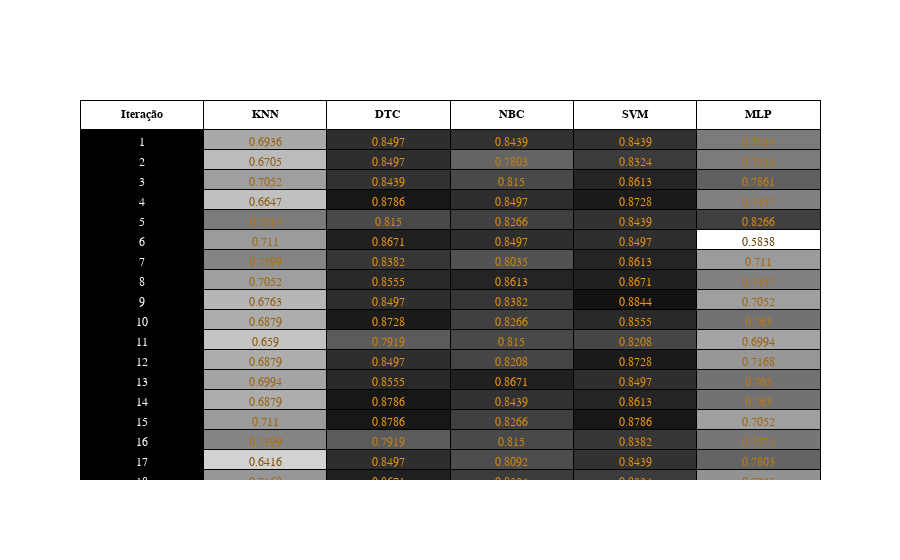

Write notebook code for a chart like this one.
### Code cell
colors = n_colors('rgb(255, 255, 255)', 'rgb(0, 0, 0)', delta, colortype='rgb')
reversed_colors = n_colors('rgb(100, 64, 8)', 'rgb(255, 163, 26)', delta, colortype='rgb')
iterations = [i for i in range(1, 21)]

iterations.append('Avg')
fig = go.Figure(data=[go.Table(
  header=dict(
    values=['<b>Iteração</b>', '<b>KNN</b>', '<b>DTC</b>', '<b>NBC</b>', '<b>SVM</b>', '<b>MLP</b>'],
    line_color='black', fill_color='white',
    align='center',
    font=dict(color='black', size=12, family='comfortaa')
  ),
  cells=dict(
    values=[
        iterations, 
        np.round(accuracies['KNN'], 4),
        np.round(accuracies['DTC'], 4),
        np.round(accuracies['NBC'], 4),
        np.round(accuracies['SVM'], 4),
        np.round(accuracies['MLP'], 4)
        ],
    line_color='black',
    fill_color=[
        'black',
        np.array(colors)[(((np.array(accuracies['KNN'])-min_acc)*1000)).astype(int)],
        np.array(colors)[(((np.array(accuracies['DTC'])-min_acc)*1000)).astype(int)], 
        np.array(colors)[(((np.array(accuracies['NBC'])-min_acc)*1000)).astype(int)], 
        np.array(colors)[(((np.array(accuracies['SVM'])-min_acc)*1000)).astype(int)], 
        np.array(colors)[(((np.array(accuracies['MLP'])-min_acc)*1000)).astype(int)]
        ],
    align='center',
    font=dict(
        color=[
            'white',
            np.array(reversed_colors)[(((np.array(accuracies['KNN'])-min_acc)*1000)).astype(int)],
            np.array(reversed_colors)[(((np.array(accuracies['DTC'])-min_acc)*1000)).astype(int)], 
            np.array(reversed_colors)[(((np.array(accuracies['NBC'])-min_acc)*1000)).astype(int)], 
            np.array(reversed_colors)[(((np.array(accuracies['SVM'])-min_acc)*1000)).astype(int)], 
            np.array(reversed_colors)[(((np.array(accuracies['MLP'])-min_acc)*1000)).astype(int)]
            ], 
        size=12, 
        family="Comfortaa",
        )
    ))
])

fig.show()
